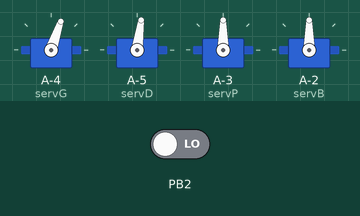
The sketch below on a simulated ATtiny85, built with avr-gcc and run on an emulated ATtiny85. On the bench: 4 × servo. The test bench sets the inputs (shaded band); at power-on: PB2 LOW. What the sketch prints to the serial monitor is not drawn.

Above: at 1.2 s.
1.3 s: PB2 driven HIGH
Timing chart, 0 to 4.3 s (numbered marks = the images above; inputs shaded):
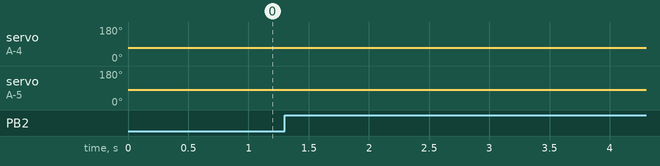

Measured:
- after the input at 1.3 s, servo on A-4 (servG): 71° → 70° at once; servo on A-5 (servD): 82° → 81° at once

The sketch:

CoupeMed2009.pde
```cpp
/**
 * Ce sketch Arduino est destiné à être utilisé avec une télécommande sur liaison série
 * qui envoit sur la liaison série 3 octets :
 * - 0xFF
 * - vitesse gauche (entre -100 et +100)
 * - vitesse droite (entre -100 et +100)
 *
 * En retour, l'Arduino envoie sur la liaison série les valeurs d'odométrie
 */

#include <Servo.h>
#include <SoftwareServo.h>
#include <MsTimer2.h>

// constantes indiquant la position (en degrés) neutre (roue immobile)
// à ajuster pour chacune des roues et chacun des robots
#define NEUTRE_G  76
#define NEUTRE_D  77

// nombre de vitesses autour du neutre
#define VAR  5

Servo servG;
Servo servD;

SoftwareServo servP;
SoftwareServo servB;

// vitesses (entre -100 et 100)
int vg;
int vd;

// encodeurs
long countG;
long countD;

int angle = 0;

// la gestion du temps
int count_sec = 0;
int count_50ms = 0;

int flag_envoi = false;

int cpt=0;

void setup()
{
  // communication série
  Serial.begin(115200);
  Serial.println("> Connection to Pobot Easy granted.");
  // connecter les servomoteurs
  servG.attach(10);
  servD.attach(9);
  servP.attach(11);
  servB.attach(12);
  // arrêter le robot
  servG.write(NEUTRE_G);
  servD.write(NEUTRE_D);
  servP.write(90);
  servB.write(90);
  // initialiser les vitesses
  vg = 0;
  vd = 0;
  // déclarer les interruptions externes
  attachInterrupt(0,gauche,CHANGE);
  attachInterrupt(1,droite,CHANGE);
  // gérer une interruption régulière
  MsTimer2::set(50, feedback); // 50ms period
  MsTimer2::start();
}

void loop()
{
  // mise à jour des vitesses
  /*if (Serial.available() >= 3)
  {
    if (Serial.read() != 0xFF)
    {
      Serial.println("Erreur de réception !!");
      Serial.flush();
      return;
    }*/
    //vg = Serial.read();
    //vd = Serial.read();
    move();
    // rétablir les valeurs signées
    if (vg >= 128) {
      vg = vg-255;
    }
    if (vd >= 128) {
      vd = vd-255;
    }
    // commander les servomoteurs
    servG.write(NEUTRE_G+vg*VAR/100.0);
    servD.write(NEUTRE_D-vd*VAR/100.0);
    Serial.flush();
  //}
  delay(20);
  SoftwareServo::refresh();

  cpt++;
  // traitement de l'envoi d'infos toutes les secondes
  /*if (flag_envoi)
  {
    flag_envoi = false;
    Serial.print(vg,DEC);
    Serial.print(" ");
    Serial.print(vd,DEC);
    Serial.print(" ");
    Serial.print(angle,DEC);
    Serial.print(" ");
    Serial.print(countG,DEC);
    // TODO: les capteurs par exemple
    Serial.println();
  }*/
  Serial.print(countG,DEC);
}

void move() {
  if (countG>-500) {
    vg = -100 + (countG-countD);
    vd = -100 - (countG-countD);
    /*
    if (countG > countD) {
      vg=-99;
    } else {
      vg=-100;
    }
    if (countG < countD) {
      vd=-99;
    } else {
      vd=-100;
    }
    */
  } else {
    vg=0;
    vd=0;
  }
}

/** Gestion de la communication en retour  **/

// Envoyer une trame d'informations sur la liaison série
void feedback()
{
  count_50ms++;

  // odométrie
  angle += countD-countG;


  //
  //countG = 0;
  //countD = 0;

  if (count_50ms >= 20)
  {
    count_50ms = 0;
    count_sec++;
    flag_envoi = true;
  }

}

/** Gestion de l'odométrie **/

// Interruption de l'odomètre gauche
void gauche()
{
  // Gestion du sens de rotation
  if (vg <0) {
    countG--;
  }
  else {
    countG++;
  }
}

// Interruption de l'odomètre droit
void droite()
{
  // Gestion du sens de rotation
  if (vd <0) {
    countD--;
  }
  else {
    countD++;
  }
}
```
